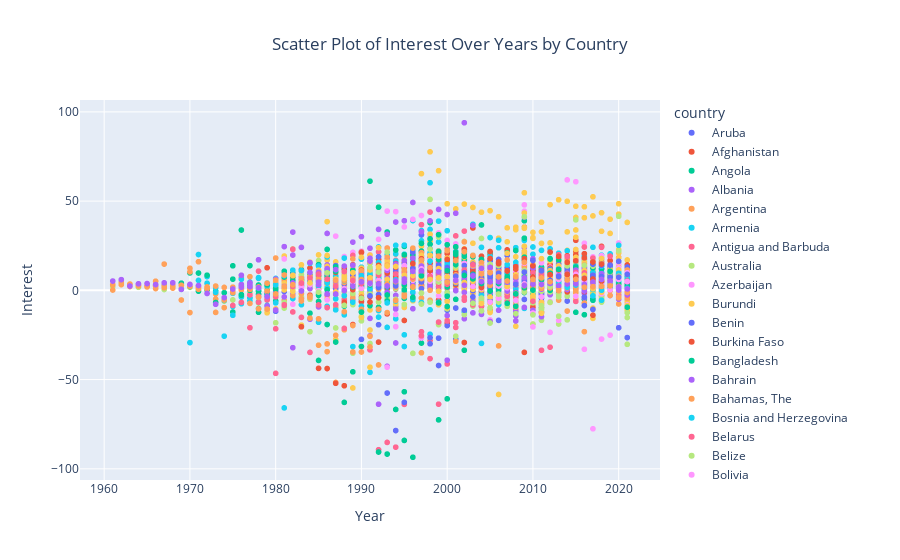

The notebook cell saved with this chart:
### Code cell
# Interactive scatter plot with hover
fig = px.scatter(df, x='year', y='interest', color='country', size_max=10, title='Scatter Plot of Interest Over Years by Country')
fig.update_layout(title_x=0.5, xaxis_title='Year', yaxis_title='Interest')

# Show the interactive plot
fig.show()
